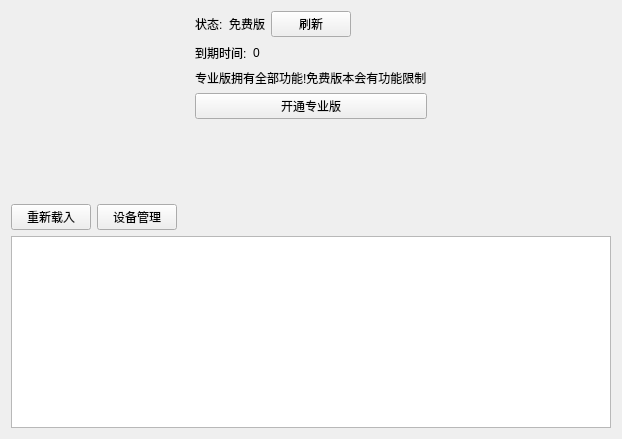
<?xml version="1.0" encoding="UTF-8"?>
<ui version="4.0">
 <class>UserMemberWindow</class>
 <widget class="QWidget" name="UserMemberWindow">
  <property name="geometry">
   <rect>
    <x>0</x>
    <y>0</y>
    <width>622</width>
    <height>439</height>
   </rect>
  </property>
  <property name="windowTitle">
   <string>Form</string>
  </property>
  <layout class="QVBoxLayout" name="verticalLayout_5">
   <item>
    <layout class="QHBoxLayout" name="horizontalLayout_2">
     <item>
      <spacer name="horizontalSpacer_2">
       <property name="orientation">
        <enum>Qt::Horizontal</enum>
       </property>
       <property name="sizeHint" stdset="0">
        <size>
         <width>40</width>
         <height>20</height>
        </size>
       </property>
      </spacer>
     </item>
     <item>
      <layout class="QVBoxLayout" name="verticalLayout">
       <item>
        <layout class="QHBoxLayout" name="horizontalLayout">
         <item>
          <widget class="QLabel" name="label">
           <property name="text">
            <string>状态:</string>
           </property>
          </widget>
         </item>
         <item>
          <widget class="QLabel" name="isPro_label">
           <property name="text">
            <string>免费版</string>
           </property>
          </widget>
         </item>
         <item>
          <widget class="QPushButton" name="tokenRefresh_pushButton">
           <property name="text">
            <string>刷新</string>
           </property>
          </widget>
         </item>
         <item>
          <spacer name="horizontalSpacer_3">
           <property name="orientation">
            <enum>Qt::Horizontal</enum>
           </property>
           <property name="sizeHint" stdset="0">
            <size>
             <width>40</width>
             <height>20</height>
            </size>
           </property>
          </spacer>
         </item>
        </layout>
       </item>
       <item>
        <widget class="QWidget" name="time_out_widget" native="true">
         <layout class="QVBoxLayout" name="verticalLayout_4">
          <property name="leftMargin">
           <number>0</number>
          </property>
          <property name="topMargin">
           <number>0</number>
          </property>
          <property name="rightMargin">
           <number>0</number>
          </property>
          <property name="bottomMargin">
           <number>0</number>
          </property>
          <item>
           <layout class="QHBoxLayout" name="horizontalLayout_4">
            <item>
             <widget class="QLabel" name="label_2">
              <property name="text">
               <string>到期时间:</string>
              </property>
             </widget>
            </item>
            <item>
             <widget class="QLabel" name="time_out_label">
              <property name="text">
               <string>0</string>
              </property>
             </widget>
            </item>
            <item>
             <spacer name="horizontalSpacer_5">
              <property name="orientation">
               <enum>Qt::Horizontal</enum>
              </property>
              <property name="sizeHint" stdset="0">
               <size>
                <width>40</width>
                <height>20</height>
               </size>
              </property>
             </spacer>
            </item>
           </layout>
          </item>
         </layout>
        </widget>
       </item>
       <item>
        <widget class="QLabel" name="label_4">
         <property name="text">
          <string>专业版拥有全部功能!免费版本会有功能限制</string>
         </property>
        </widget>
       </item>
       <item>
        <widget class="QPushButton" name="to_openPro_pushButton">
         <property name="text">
          <string>开通专业版</string>
         </property>
        </widget>
       </item>
      </layout>
     </item>
     <item>
      <spacer name="horizontalSpacer">
       <property name="orientation">
        <enum>Qt::Horizontal</enum>
       </property>
       <property name="sizeHint" stdset="0">
        <size>
         <width>40</width>
         <height>20</height>
        </size>
       </property>
      </spacer>
     </item>
    </layout>
   </item>
   <item>
    <spacer name="verticalSpacer">
     <property name="orientation">
      <enum>Qt::Vertical</enum>
     </property>
     <property name="sizeHint" stdset="0">
      <size>
       <width>20</width>
       <height>40</height>
      </size>
     </property>
    </spacer>
   </item>
   <item>
    <layout class="QHBoxLayout" name="horizontalLayout_3">
     <item>
      <widget class="QPushButton" name="up_pushButton">
       <property name="text">
        <string>重新载入</string>
       </property>
      </widget>
     </item>
     <item>
      <widget class="QPushButton" name="device_pushButton">
       <property name="text">
        <string>设备管理</string>
       </property>
      </widget>
     </item>
     <item>
      <spacer name="horizontalSpacer_4">
       <property name="orientation">
        <enum>Qt::Horizontal</enum>
       </property>
       <property name="sizeHint" stdset="0">
        <size>
         <width>40</width>
         <height>20</height>
        </size>
       </property>
      </spacer>
     </item>
    </layout>
   </item>
   <item>
    <widget class="QTableWidget" name="tableWidget"/>
   </item>
  </layout>
 </widget>
 <resources/>
 <connections/>
</ui>
